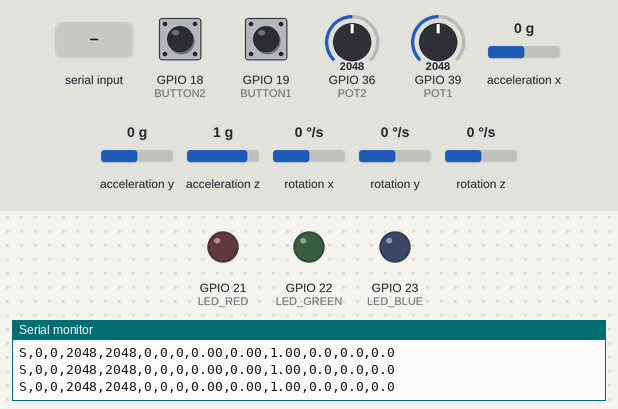
A sketch run on a simulated ESP32. On the bench: output pins drawn as LEDs (lit = HIGH), the last lines printed to the serial monitor. Wiring (inferred from the names in the program): MPU-6050 motion sensor at I2C address 0x68. The test bench sets the inputs (shaded band); at power-on: GPIO 18 (BUTTON2) HIGH, GPIO 19 (BUTTON1) HIGH, GPIO 36 (POT2) = 2048, GPIO 39 (POT1) = 2048, acceleration x 0 g, acceleration y 0 g, acceleration z 1 g, rotation x 0 °/s, rotation y 0 °/s, rotation z 0 °/s.

Above: at 1.2 s.
1.3 s: "R" received over Serial
At 2.5 s:
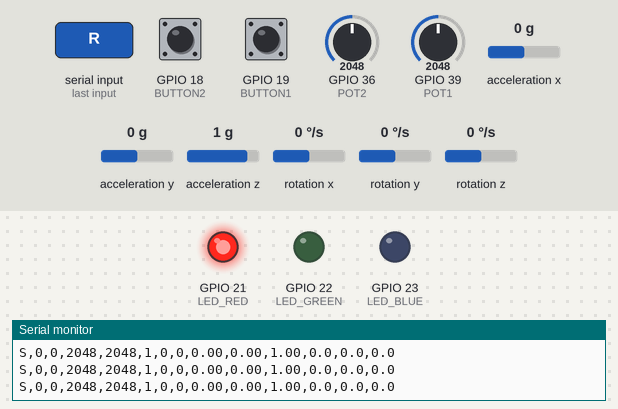
2.8 s: "G" received over Serial
At 3.8 s:
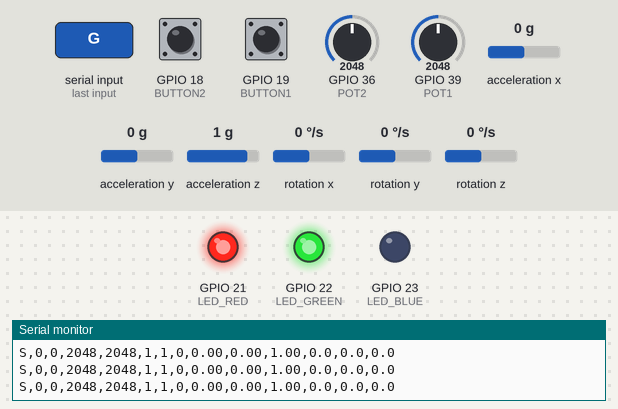
4.3 s: "B" received over Serial
At 5.1 s:
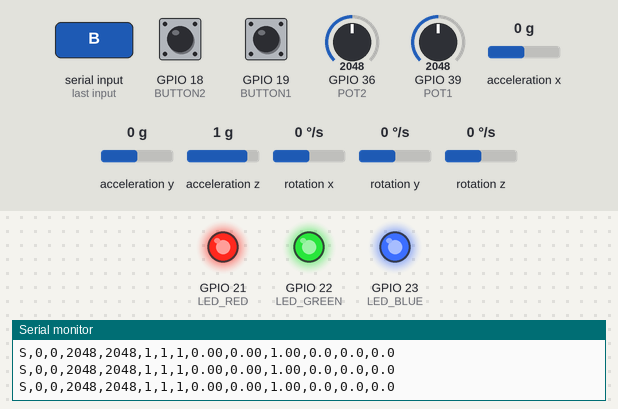
5.8 s: "R" received over Serial
At 6.1 s:
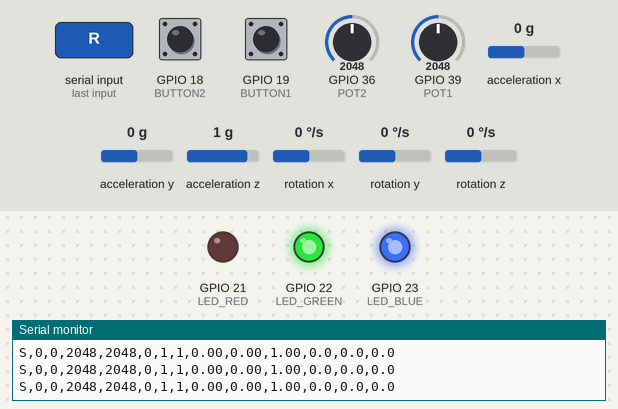
7.3 s: "G" received over Serial
At 8.5 s:
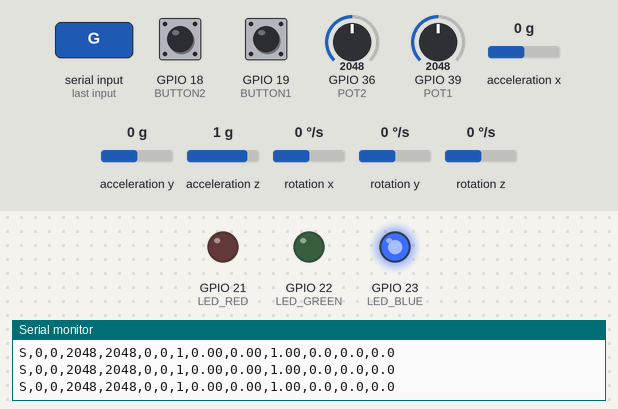
Timing chart, 0 to 9.8 s (numbered marks = the images above; inputs shaded):
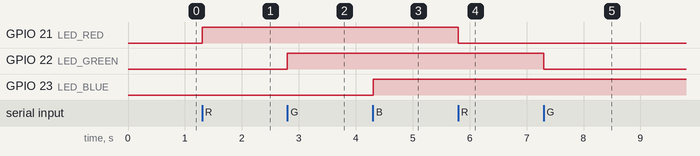

Measured:
- after the input at 1.3 s, GPIO 21 (LED_RED): LOW → HIGH at once
- after the input at 2.8 s, GPIO 22 (LED_GREEN): LOW → HIGH at once
- after the input at 4.3 s, GPIO 23 (LED_BLUE): LOW → HIGH at once
- after the input at 5.8 s, GPIO 21 (LED_RED): HIGH → LOW at once
- after the input at 7.3 s, GPIO 22 (LED_GREEN): HIGH → LOW at once

The sketch:

testscreen_serial.ino
```cpp
// Test screen for Lilygo 7670e (ESP32)
// Sends component states via Serial, receives LED commands from Pi

// --- Pin definitions ---
#define LED_RED    21
#define LED_GREEN  22
#define LED_BLUE   23
#define POT1       39
#define POT2       36
#define BUTTON1    19
#define BUTTON2    18

#include <Wire.h>
#define MPU6050_ADDR 0x68
#define MPU6050_SDA  33
#define MPU6050_SCL  32

// --- State ---
#define SEND_INTERVAL 20   // ms between status updates
unsigned long lastSend = 0;
bool ledR = false, ledG = false, ledB = false;
float acX = 0, acY = 0, acZ = 0;
float gyX = 0, gyY = 0, gyZ = 0;

void initMPU6050() {
  Wire.begin(MPU6050_SDA, MPU6050_SCL);
  Wire.beginTransmission(MPU6050_ADDR);
  Wire.write(0x6B);
  Wire.write(0);
  Wire.endTransmission(true);
}

void readMPU6050() {
  Wire.beginTransmission(MPU6050_ADDR);
  Wire.write(0x3B);
  Wire.endTransmission(false);
  Wire.requestFrom((uint8_t)MPU6050_ADDR, (uint8_t)14, (uint8_t)true);
  int16_t rawAcX = (Wire.read() << 8) | Wire.read();
  int16_t rawAcY = (Wire.read() << 8) | Wire.read();
  int16_t rawAcZ = (Wire.read() << 8) | Wire.read();
  Wire.read(); Wire.read();
  int16_t rawGyX = (Wire.read() << 8) | Wire.read();
  int16_t rawGyY = (Wire.read() << 8) | Wire.read();
  int16_t rawGyZ = (Wire.read() << 8) | Wire.read();
  acX = rawAcX / 16384.0;
  acY = rawAcY / 16384.0;
  acZ = rawAcZ / 16384.0;
  gyX = rawGyX / 131.0;
  gyY = rawGyY / 131.0;
  gyZ = rawGyZ / 131.0;
}

void setup() {
  Serial.begin(115200);

  pinMode(LED_RED,   OUTPUT);
  pinMode(LED_GREEN, OUTPUT);
  pinMode(LED_BLUE,  OUTPUT);

  digitalWrite(LED_RED,   LOW);
  digitalWrite(LED_GREEN, LOW);
  digitalWrite(LED_BLUE,  LOW);

  pinMode(BUTTON1, INPUT_PULLUP);
  pinMode(BUTTON2, INPUT_PULLUP);

  initMPU6050();
}

void loop() {
  // --- Receive LED toggle commands from Pi ---
  if (Serial.available()) {
    char cmd = Serial.read();
    switch (cmd) {
      case 'R': ledR = !ledR; digitalWrite(LED_RED,   ledR); break;
      case 'G': ledG = !ledG; digitalWrite(LED_GREEN, ledG); break;
      case 'B': ledB = !ledB; digitalWrite(LED_BLUE,  ledB); break;
    }
  }

  // --- Send status line: S,btn1,btn2,pot1,pot2,ledR,ledG,ledB ---
  unsigned long now = millis();
  if (now - lastSend >= SEND_INTERVAL) {
    lastSend = now;

    bool b1 = (digitalRead(BUTTON1) == LOW);
    bool b2 = (digitalRead(BUTTON2) == LOW);
    int  p1 = analogRead(POT1);
    int  p2 = analogRead(POT2);
    readMPU6050();

    // CSV: S,btn1,btn2,pot1,pot2,ledR,ledG,ledB,acX,acY,acZ,gyX,gyY,gyZ
    Serial.print("S,");
    Serial.print(b1); Serial.print(',');
    Serial.print(b2); Serial.print(',');
    Serial.print(p1); Serial.print(',');
    Serial.print(p2); Serial.print(',');
    Serial.print(ledR); Serial.print(',');
    Serial.print(ledG); Serial.print(',');
    Serial.print(ledB); Serial.print(',');
    Serial.print(acX, 2); Serial.print(',');
    Serial.print(acY, 2); Serial.print(',');
    Serial.print(acZ, 2); Serial.print(',');
    Serial.print(gyX, 1); Serial.print(',');
    Serial.print(gyY, 1); Serial.print(',');
    Serial.println(gyZ, 1);
  }

  delay(2);
}
```
